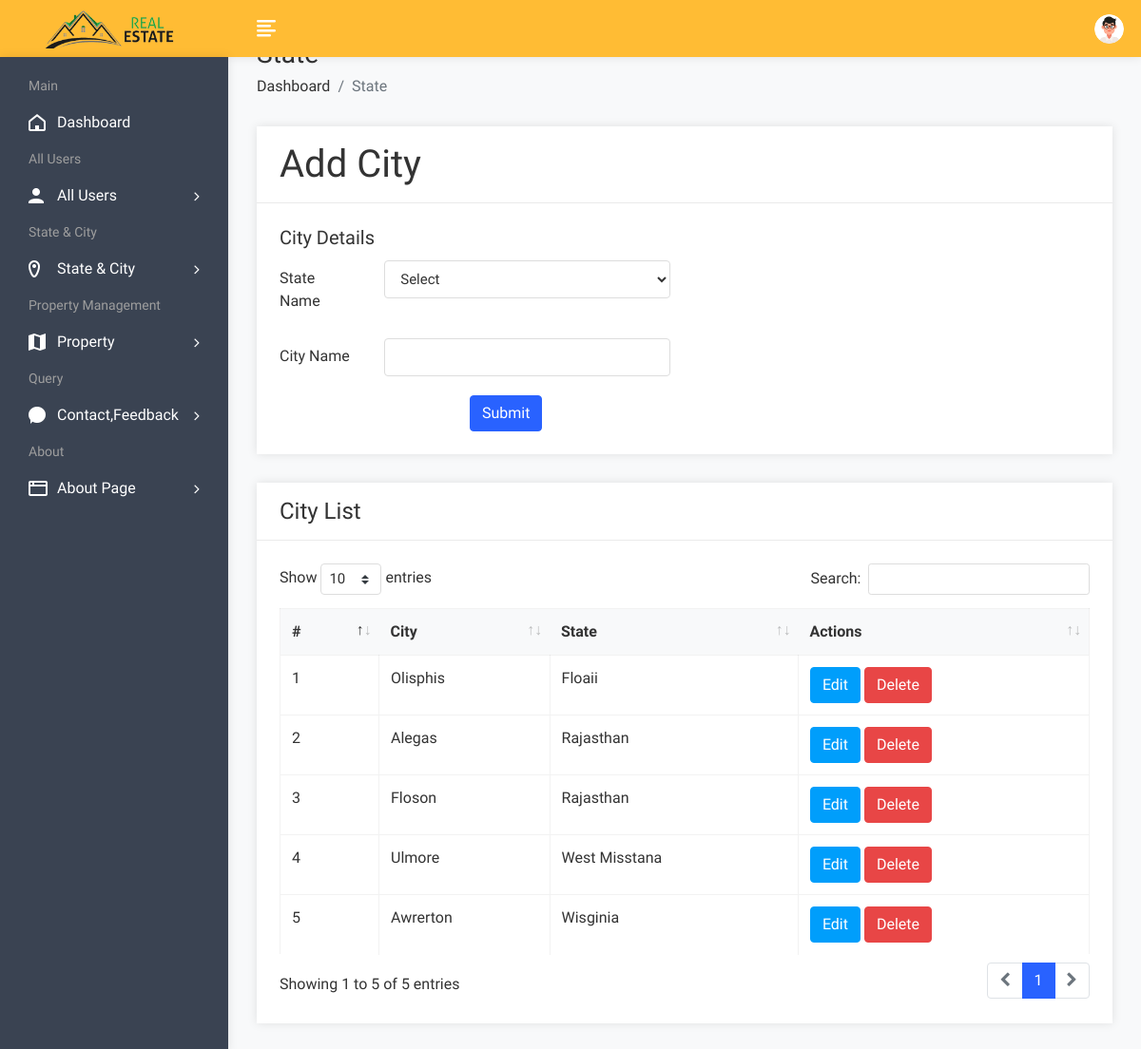
Screenshot of /admin/cityadd.php (signed in) with the database file from the repository.
### tables this page shows
CREATE TABLE `city` (
  `cid` int(50) NOT NULL,
  `cname` varchar(100) NOT NULL,
  `sid` int(50) NOT NULL
);

CREATE TABLE `state` (
  `sid` int(50) NOT NULL,
  `sname` varchar(100) NOT NULL
);

### admin/cityadd.php (the view, shortened to what this page needs)
<!DOCTYPE html>
<html lang="en">
<head>
        <link rel="stylesheet" href="assets/css/bootstrap.min.css">
        <link rel="stylesheet" href="assets/css/font-awesome.min.css">
        <link rel="stylesheet" href="assets/css/feathericon.min.css">
		<link rel="stylesheet" href="assets/plugins/datatables/dataTables.bootstrap4.min.css">
		<link rel="stylesheet" href="assets/plugins/datatables/responsive.bootstrap4.min.css">
		<link rel="stylesheet" href="assets/plugins/datatables/select.bootstrap4.min.css">
		<link rel="stylesheet" href="assets/plugins/datatables/buttons.bootstrap4.min.css">
        <link rel="stylesheet" href="assets/css/style.css">
    </head>
    <body>
			<?php include("header.php");?>
            <div class="page-wrapper">
                <div class="content container-fluid">
					<div class="page-header">
						<div class="row">
							<div class="col">
								<h3 class="page-title">State</h3>
								<ul class="breadcrumb">
									<li class="breadcrumb-item"><a href="dashboard.php">Dashboard</a></li>
									<li class="breadcrumb-item active">State</li>
								</ul>
							</div>
						</div>
					</div>
					<div class="row">
						<div class="col-md-12">
							<div class="card">
								<div class="card-header">
									<h1 class="card-title">Add City</h1>
								</div>
								<form method="post" id="insert product" enctype="multipart/form-data">
									<div class="card-body">
											<div class="row">
												<div class="col-xl-6">
													<h5 class="card-title">City Details</h5>
													<div class="form-group row">
														<label class="col-lg-3 col-form-label">State Name</label>
														<div class="col-lg-9" >
															<select class="form-control" name="state">
																<option value="">Select</option>
															</select>
														</div>
													</div>
													<div class="form-group row">
														<label class="col-lg-3 col-form-label">City Name</label>
														<div class="col-lg-9">
															<input type="text" class="form-control" name="city">
														</div>
													</div>
												</div>
											</div>
											<div class="text-left">
												<input type="submit" class="btn btn-primary"  value="Submit" name="insert" style="margin-left:200px;">
											</div>
									</div>
								</form>
							</div>
						</div>
					</div>
				<div class="row">
						<div class="col-sm-12">
							<div class="card">
								<div class="card-header">
									<h4 class="card-title">City List</h4>
								</div>
								<div class="card-body">
									<table id="basic-datatable" class="table table-bordered table-hover">
                                            <thead>
                                                <tr>
                                                    <th>#</th>
                                                    <th>City</th>
													<th>State</th>
													<th>Actions</th>
                                                </tr>
                                            </thead>
                                            <tbody>
											<?php
												$query=mysqli_query($con,"select city.*,state.sname from city,state where city.sid=state.sid");
												$cnt=1;
												while($row=mysqli_fetch_array($query))
													{
											?>
                                                <tr>
                                                    <td><?php echo $cnt; ?></td>
                                                    <td><?php echo $row['1']; ?></td>
													<td><?php echo $row['sname']; ?></td>
													<td><a href="cityedit.php?id=<?php echo $row['0']; ?>"><button class="btn btn-info">Edit</button></a>
                                                   <a href="citydelete.php?id=<?php echo $row['0']; ?>"><button class="btn btn-danger">Delete</button></a></td>
                                                </tr>
                                                <?php $cnt=$cnt+1; } ?>
                                            </tbody>
                                        </table>
								</div>
							</div>
						</div>
					</div>
				</div>
			</div>
    </body>
</html>

### rows the page displays
city: cname "Olisphis", sid.sname "Floaii"
city: cname "Alegas", sid.sname "Rajasthan"
city: cname "Floson", sid.sname "Rajasthan"
city: cname "Ulmore", sid.sname "West Misstana"
city: cname "Awrerton", sid.sname "Wisginia"
